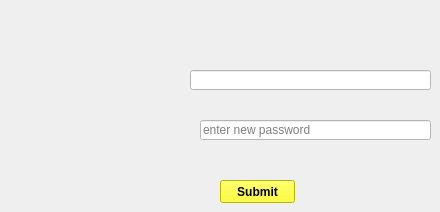
    <widget class="QWidget" name="page_7">
     <widget class="QLineEdit" name="newpass">
      <property name="geometry">
       <rect>
        <x>200</x>
        <y>120</y>
        <width>231</width>
        <height>20</height>
       </rect>
      </property>
      <property name="styleSheet">
       <string notr="true">background-color: rgb(255, 255, 255);</string>
      </property>
      <property name="echoMode">
       <enum>QLineEdit::Password</enum>
      </property>
      <property name="placeholderText">
       <string>enter new password</string>
      </property>
     </widget>
     <widget class="QPushButton" name="newpasssubmit">
      <property name="geometry">
       <rect>
        <x>220</x>
        <y>180</y>
        <width>75</width>
        <height>23</height>
       </rect>
      </property>
      <property name="font">
       <font>
        <weight>75</weight>
        <bold>true</bold>
       </font>
      </property>
      <property name="styleSheet">
       <string notr="true">background-color: rgb(255, 255, 0);</string>
      </property>
      <property name="text">
       <string>Submit</string>
      </property>
     </widget>
     <widget class="QLineEdit" name="newpassuser">
      <property name="geometry">
       <rect>
        <x>190</x>
        <y>70</y>
        <width>241</width>
        <height>20</height>
       </rect>
      </property>
      <property name="styleSheet">
       <string notr="true">background-color: rgb(255, 255, 255);</string>
      </property>
     </widget>
    </widget>
